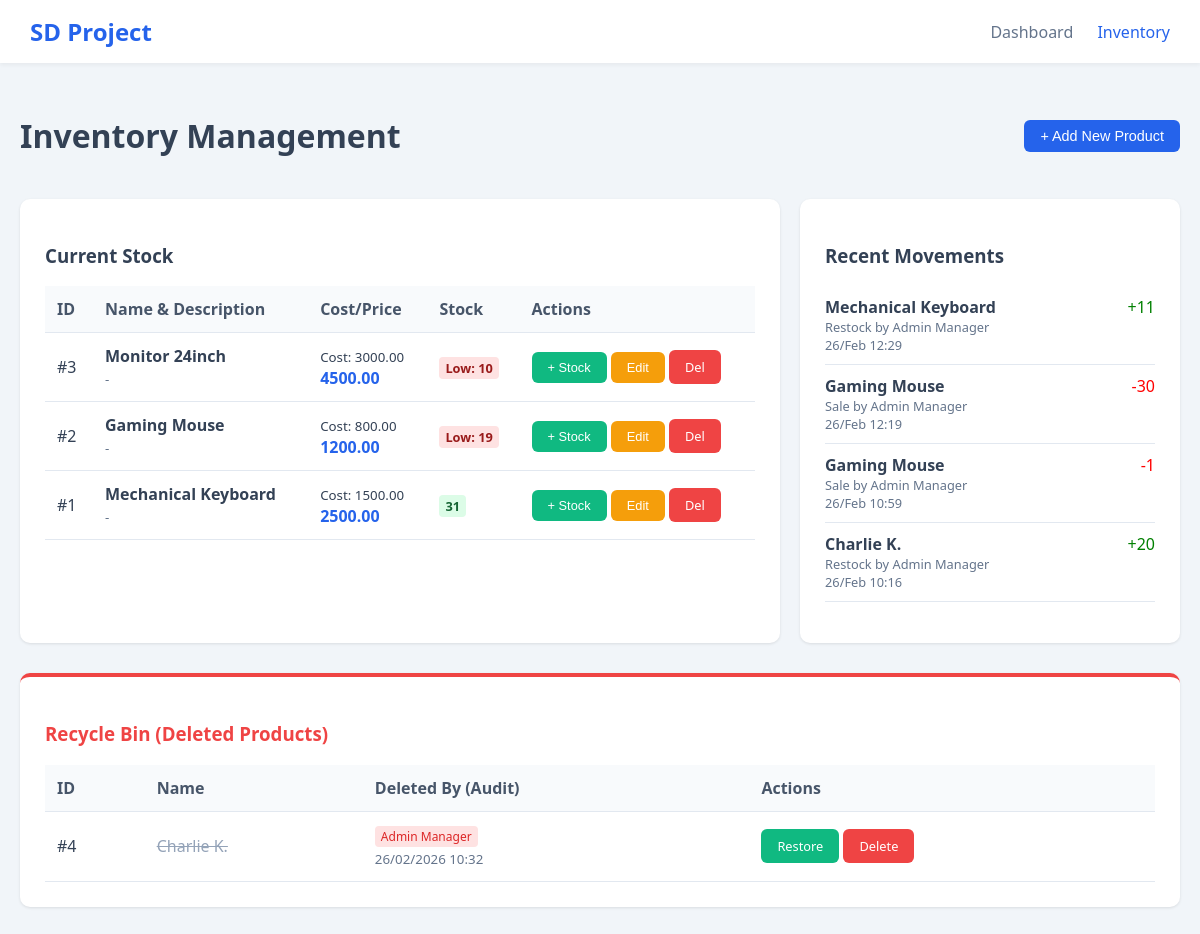
Before: /manage_products.php (signed in) with the older database file.
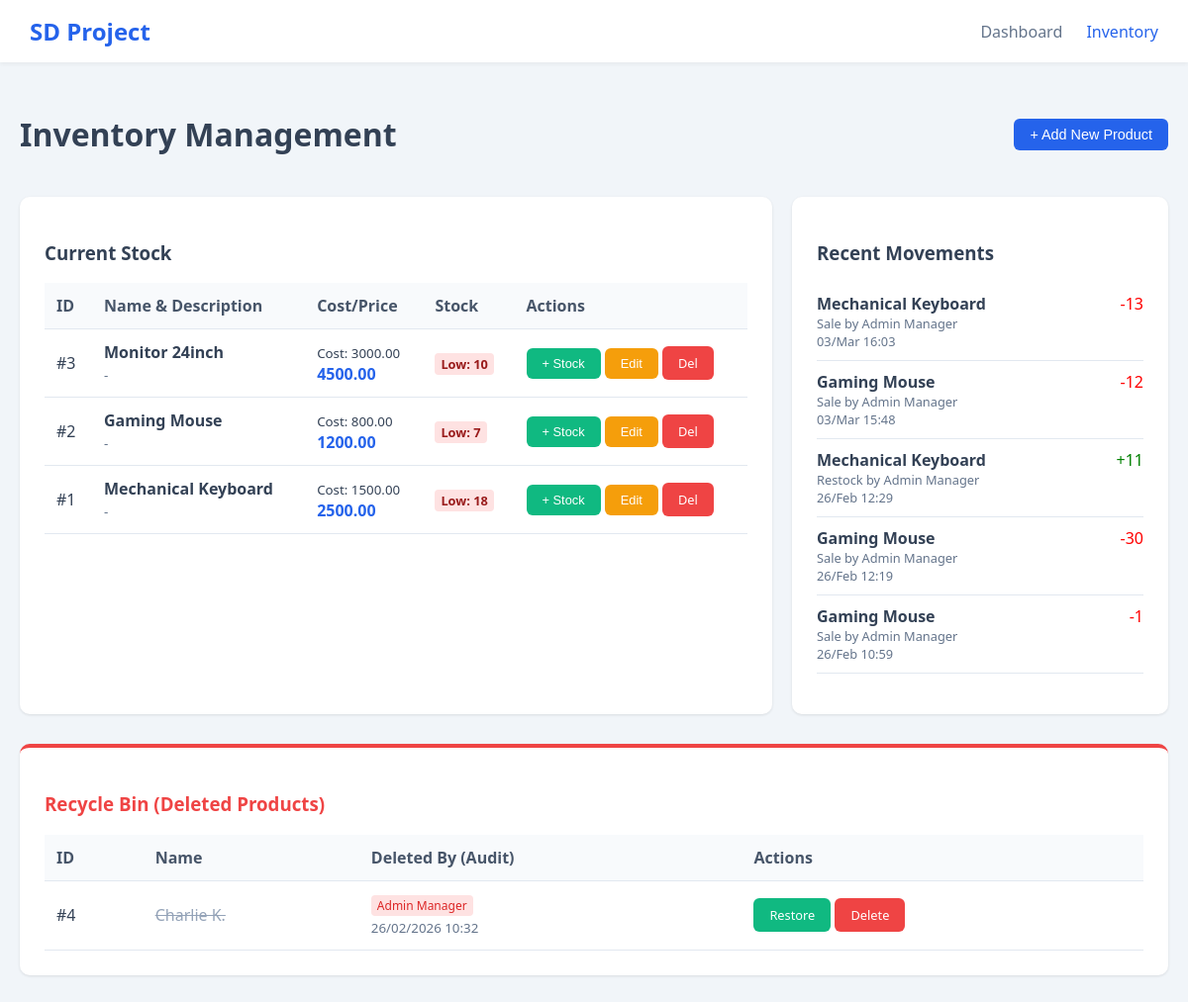
After: the same page with the newer database file.
### tables this page shows
CREATE TABLE `Products` (
  `product_id` int NOT NULL,
  `product_name` varchar(100) NOT NULL,
  `description` text,
  `cost` decimal(10,2) DEFAULT '0.00',
  `price` decimal(10,2) DEFAULT '0.00',
  `stock_qty` int DEFAULT '0',
  `is_deleted` tinyint(1) DEFAULT '0',
  `updated_at` datetime DEFAULT NULL ON UPDATE CURRENT_TIMESTAMP,
  `deleted_by` int DEFAULT NULL,
  `deleted_at` datetime DEFAULT NULL
);

CREATE TABLE `Stock_Logs` (
  `log_id` int NOT NULL,
  `product_id` int NOT NULL,
  `qty_change` int NOT NULL,
  `log_type` enum('Restock','Sale','Adjustment','Cancel_Restock') NOT NULL,
  `employee_id` int NOT NULL,
  `related_order_id` int DEFAULT NULL,
  `log_date` datetime DEFAULT CURRENT_TIMESTAMP
);

CREATE TABLE `Employees` (
  `employee_id` int NOT NULL,
  `employee_name` varchar(100) NOT NULL,
  `username` varchar(50) NOT NULL,
  `password` varchar(255) NOT NULL,
  `role` enum('Manager','Sales','Inventory') NOT NULL,
  `is_deleted` tinyint(1) DEFAULT '0',
  `created_at` datetime DEFAULT CURRENT_TIMESTAMP,
  `created_by` int DEFAULT NULL,
  `deleted_by` int DEFAULT NULL,
  `deleted_at` datetime DEFAULT NULL
);

### manage_products.php (the view, shortened to what the changed rows need)
<?php
include 'db_connect.php';
$products = $conn->query("SELECT * FROM Products WHERE is_deleted = 0 ORDER BY product_id DESC");
$trash = $conn->query("SELECT p.*, e.employee_name as deleter_name
                       FROM Products p
                       LEFT JOIN Employees e ON p.deleted_by = e.employee_id
                       WHERE p.is_deleted = 1
                       ORDER BY p.deleted_at DESC");
$logs = $conn->query("SELECT l.*, p.product_name, e.employee_name FROM Stock_Logs l JOIN Products p ON l.product_id = p.product_id JOIN Employees e ON l.employee_id = e.employee_id ORDER BY l.log_date DESC LIMIT 5");
?>
<!DOCTYPE html>
<html lang="en">
<head>
    <link rel="stylesheet" href="style.css">
</head>
<body>
<div class="container">
    <div style="display: flex; justify-content: space-between; align-items: center; margin-bottom: 20px;">
        <h1>Inventory Management</h1>
    </div>
    <div class="dashboard-grid" style="grid-template-columns: 2fr 1fr;">
        <div class="card">
            <table>
                <thead><tr><th>ID</th><th>Name & Description</th><th>Cost/Price</th><th>Stock</th><th>Actions</th></tr></thead>
                <tbody>
                    <?php while($p = $products->fetch_assoc()): ?>
                    <tr>
                        <td>#<?php echo $p['product_id']; ?></td>
                        <td>
                            <strong><?php echo htmlspecialchars($p['product_name']); ?></strong><br>
                            <small style="color: #64748b;"><?php echo $p['description'] ? htmlspecialchars($p['description']) : '-'; ?></small>
                        </td>
                        <td><small>Cost: <?php echo $p['cost']; ?></small><br><strong style="color:#2563eb;"><?php echo $p['price']; ?></strong></td>
                        <td><?php echo ($p['stock_qty'] < 30) ? "<span class='badge-low'>Low: {$p['stock_qty']}</span>" : "<span class='badge-ok'>{$p['stock_qty']}</span>"; ?></td>
                        <td>
                            <button onclick="openRestock(<?php echo $p['product_id']; ?>, '<?php echo htmlspecialchars(addslashes($p['product_name'])); ?>')" class="btn btn-success" style="font-size:0.8em;">+ Stock</button>
                            <button onclick='openEdit(<?php echo json_encode($p, JSON_HEX_APOS | JSON_HEX_QUOT); ?>)' class="btn btn-warning" style="font-size:0.8em;">Edit</button>
                            <a href="?delete_id=<?php echo $p['product_id']; ?>" class="btn btn-danger" style="font-size:0.8em;" onclick="return confirm('Trash this product?')">Del</a>
                        </td>
                    </tr>
                    <?php endwhile; ?>
                </tbody>
            </table>
        </div>
        <div class="card">
            <ul style="list-style: none; padding: 0;">
                <?php while($l = $logs->fetch_assoc()): ?>
                <li style="border-bottom: 1px solid #e2e8f0; padding: 10px 0;">
                    <div style="display: flex; justify-content: space-between;">
                        <strong><?php echo htmlspecialchars($l['product_name']); ?></strong>
                        <span style="<?php echo $l['qty_change'] > 0 ? 'color:green':'color:red'; ?>"><?php echo $l['qty_change'] > 0 ? '+'.$l['qty_change'] : $l['qty_change']; ?></span>
                    </div>
                    <div style="font-size: 0.8em; color: #64748b;"><?php echo $l['log_type']; ?> by <?php echo htmlspecialchars($l['employee_name']); ?><br><?php echo date('d/M H:i', strtotime($l['log_date'])); ?></div>
                </li>
                <?php endwhile; ?>
            </ul>
        </div>
    </div>
    <?php if($trash->num_rows > 0): ?>
    <div class="card" style="margin-top: 30px; border-top: 4px solid #ef4444;">
        <table>
            <thead><tr><th>ID</th><th>Name</th><th>Deleted By (Audit)</th><th>Actions</th></tr></thead>
            <tbody>
                <?php while($t = $trash->fetch_assoc()): ?>
                <tr>
                    <td>#<?php echo $t['product_id']; ?></td>
                    <td><strike style="color: #94a3b8;"><?php echo htmlspecialchars($t['product_name']); ?></strike></td>
                    <td>
                        <span class="audit-tag">
                            <?php echo $t['deleter_name'] ? htmlspecialchars($t['deleter_name']) : 'Unknown'; ?>
                        </span><br>
                        <small style="color: #64748b;"><?php echo $t['deleted_at'] ? date('d/m/Y H:i', strtotime($t['deleted_at'])) : '-'; ?></small>
                    </td>
                    <td>
                        <a href="?restore_id=<?php echo $t['product_id']; ?>" class="btn btn-success" style="font-size:0.8em;">Restore</a>
                        <a href="?perm_del_id=<?php echo $t['product_id']; ?>" class="btn btn-danger" style="font-size:0.8em;" onclick="return confirm('Delete Permanently?')">Delete</a>
                    </td>
                </tr>
                <?php endwhile; ?>
            </tbody>
        </table>
    </div>
    <?php endif; ?>
</div>
</body>
</html>

Changed rows visible on the page:
no longer on this page (row unchanged): stock_logs: product.product_name "Charlie K.", qty_change "20", log_type "Restock", employee.employee_name "Admin Manager", log_date "26/Feb 10:16"
changed products "Gaming Mouse": stock_qty "19" → "7"
changed products "Mechanical Keyboard": stock_qty "31" → "18"
added stock_logs: product.product_name "Mechanical Keyboard", qty_change "-13", log_type "Sale", employee.employee_name "Admin Manager", log_date "03/Mar 16:03"
added stock_logs: product.product_name "Gaming Mouse", qty_change "-12", log_type "Sale", employee.employee_name "Admin Manager", log_date "03/Mar 15:48"
